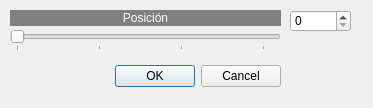
<?xml version="1.0" encoding="UTF-8"?>
<ui version="4.0">
 <class>CapturarVideo</class>
 <widget class="QDialog" name="CapturarVideo">
  <property name="geometry">
   <rect>
    <x>0</x>
    <y>0</y>
    <width>373</width>
    <height>108</height>
   </rect>
  </property>
  <property name="windowTitle">
   <string>Captura de vídeo</string>
  </property>
  <widget class="QDialogButtonBox" name="buttonBox">
   <property name="geometry">
    <rect>
     <x>-60</x>
     <y>60</y>
     <width>341</width>
     <height>32</height>
    </rect>
   </property>
   <property name="orientation">
    <enum>Qt::Horizontal</enum>
   </property>
   <property name="standardButtons">
    <set>QDialogButtonBox::Cancel|QDialogButtonBox::Ok</set>
   </property>
  </widget>
  <widget class="QSpinBox" name="spinBox">
   <property name="geometry">
    <rect>
     <x>290</x>
     <y>10</y>
     <width>61</width>
     <height>22</height>
    </rect>
   </property>
   <property name="minimum">
    <number>0</number>
   </property>
   <property name="maximum">
    <number>100</number>
   </property>
  </widget>
  <widget class="QLabel" name="label">
   <property name="geometry">
    <rect>
     <x>10</x>
     <y>10</y>
     <width>271</width>
     <height>16</height>
    </rect>
   </property>
   <property name="styleSheet">
    <string notr="true">background-color: rgb(128, 128, 128);
color: rgb(255, 255, 255);</string>
   </property>
   <property name="text">
    <string>Posición</string>
   </property>
   <property name="alignment">
    <set>Qt::AlignCenter</set>
   </property>
  </widget>
  <widget class="QSlider" name="horizontalSlider">
   <property name="geometry">
    <rect>
     <x>10</x>
     <y>30</y>
     <width>271</width>
     <height>21</height>
    </rect>
   </property>
   <property name="minimum">
    <number>0</number>
   </property>
   <property name="maximum">
    <number>100</number>
   </property>
   <property name="pageStep">
    <number>16</number>
   </property>
   <property name="orientation">
    <enum>Qt::Horizontal</enum>
   </property>
   <property name="tickPosition">
    <enum>QSlider::TicksBelow</enum>
   </property>
   <property name="tickInterval">
    <number>32</number>
   </property>
  </widget>
 </widget>
 <resources/>
 <connections>
  <connection>
   <sender>buttonBox</sender>
   <signal>accepted()</signal>
   <receiver>CapturarVideo</receiver>
   <slot>accept()</slot>
   <hints>
    <hint type="sourcelabel">
     <x>248</x>
     <y>254</y>
    </hint>
    <hint type="destinationlabel">
     <x>157</x>
     <y>274</y>
    </hint>
   </hints>
  </connection>
  <connection>
   <sender>buttonBox</sender>
   <signal>rejected()</signal>
   <receiver>CapturarVideo</receiver>
   <slot>reject()</slot>
   <hints>
    <hint type="sourcelabel">
     <x>316</x>
     <y>260</y>
    </hint>
    <hint type="destinationlabel">
     <x>286</x>
     <y>274</y>
    </hint>
   </hints>
  </connection>
 </connections>
</ui>
